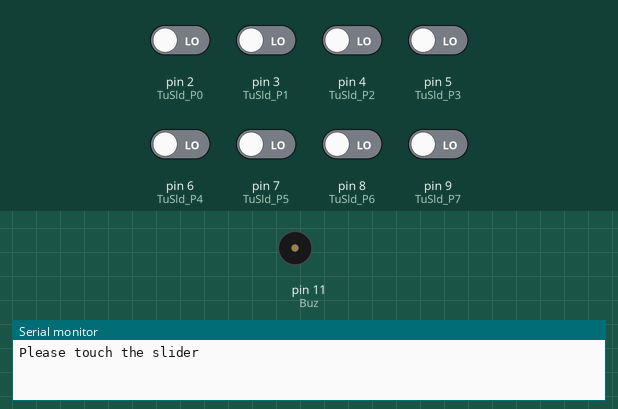
Bench run of a sketch on a simulated Arduino Uno, built with avr-gcc and run on an emulated ATmega328P. Shown: buzzer (waves = sounding), the last lines printed to the serial monitor. The inputs (shaded band) are chosen by the test bench; at power-on: pin 2 (TuSld_P0), pin 3 (TuSld_P1), pin 4 (TuSld_P2), pin 5 (TuSld_P3), pin 6 (TuSld_P4), pin 7 (TuSld_P5), pin 8 (TuSld_P6), pin 9 (TuSld_P7) LOW.

Above: at 1.2 s.
1.3 s: pin 2 (TuSld_P0) driven HIGH
At 4.2 s:
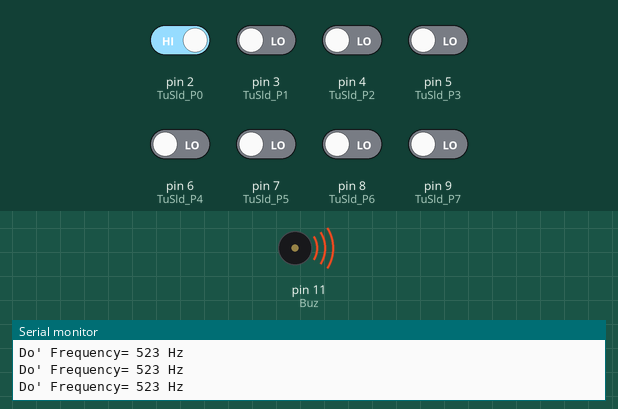
4.3 s: pin 3 (TuSld_P1) driven HIGH
At 4.9 s:
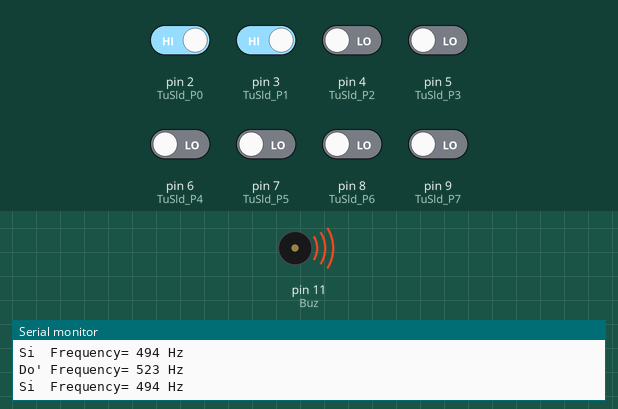
7.3 s: pin 4 (TuSld_P2) driven HIGH
10.3 s: pin 5 (TuSld_P3) driven HIGH
13.3 s: pin 6 (TuSld_P4) driven HIGH
16.3 s: pin 7 (TuSld_P5) driven HIGH
Timing chart, 0 to 20.3 s (numbered marks = the images above; inputs shaded):
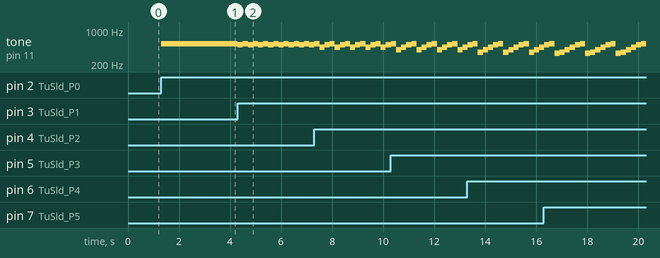

Measured:
- after the input at 1.3 s, tone on pin 11 (Buz): silent → 523 Hz at once
- after the input at 4.3 s, tone on pin 11 (Buz): alternates 523 Hz for 0.20 s and 494 Hz for 0.20 s, starting at once

The sketch:

ngt_touch_slider.ino
```cpp
// Faya-Nugget Sample Code
// Date: 2015/1/27
// Module Name: Touch Slider
// Module Number: #ngt-di-tchsdr8-1A
// Description: Detect the touch button and show its corresponging diatonic scale is serial monitor
//              When P7 ==> Diatonic scale Do
//              When P6 ==> Diatonic scale Re
//              When P5 ==> Diatonic scale Mi
//              When P4 ==> Diatonic scale Fa
//              When P3 ==> Diatonic scale So
//              When P2 ==> Diatonic scale La
//              When P1 ==> Diatonic scale Si
//              When P0 ==> Diatonic scale DO'

// Wiring: Module Pin ==> Arduino Pin
//                 P0 ==> D2
//                 P1 ==> D3
//                 P2 ==> D4
//                 P3 ==> D5
//                 P4 ==> D6
//                 P5 ==> D7
//                 P6 ==> D8
//                 P7 ==> D9

// define pins
#define TuSld_P0 2
#define TuSld_P1 3
#define TuSld_P2 4
#define TuSld_P3 5
#define TuSld_P4 6
#define TuSld_P5 7
#define TuSld_P6 8
#define TuSld_P7 9
#define TuSld_P7 9
#define Buz 11      //You can connect Buzzer Module(#ngt-mm-embuzr) to pin11

void setup()
{
  //setup uart baud rate.
  Serial.begin(9600);

  pinMode(TuSld_P0, INPUT);
  pinMode(TuSld_P1, INPUT);
  pinMode(TuSld_P2, INPUT);
  pinMode(TuSld_P3, INPUT);
  pinMode(TuSld_P4, INPUT);
  pinMode(TuSld_P5, INPUT);
  pinMode(TuSld_P6, INPUT);
  pinMode(TuSld_P7, INPUT);

  Serial.println("Please touch the slider");
}

void loop()
{
  if(digitalRead(TuSld_P7)==HIGH)    //Diatonic scale Do
  {
    Serial.println("Do  Frequency= 262 Hz");
    tone(Buz,262);
    delay(200);
  }

  if(digitalRead(TuSld_P6)==HIGH)    //Diatonic scale Re
  {
    Serial.println("Re  Frequency= 294 Hz");
    tone(Buz,294);
    delay(200);
  }

  if(digitalRead(TuSld_P5)==HIGH)   //Diatonic scale Mi
  {
    Serial.println("Mi  Frequency= 330 Hz");
    tone(Buz,330);
    delay(200);
  }

  if(digitalRead(TuSld_P4)==HIGH)   //Diatonic scale Fa
  {
    Serial.println("Fa  Frequency= 349 Hz");
    tone(Buz,349);
    delay(200);
  }

  if(digitalRead(TuSld_P3)==HIGH)   //Diatonic scale So
  {
    Serial.println("So  Frequency= 392 Hz");
    tone(Buz,392);
    delay(200);
  }

  if(digitalRead(TuSld_P2)==HIGH)   //Diatonic scale La
  {
    Serial.println("La  Frequency= 440 Hz");
    tone(Buz,440);
    delay(200);
  }

  if(digitalRead(TuSld_P1)==HIGH)   //Diatonic scale Si
  {
    Serial.println("Si  Frequency= 494 Hz");
    tone(Buz,494);
    delay(200);
  }

  if(digitalRead(TuSld_P0)==HIGH)   //Diatonic scale Do'
  {
    Serial.println("Do' Frequency= 523 Hz");
    tone(Buz,523);
    delay(200);
  }

  noTone(Buz);
}
```
